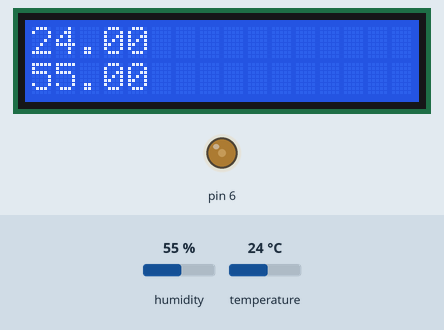
Recording of a sketch running on a simulated Arduino Uno, built with avr-gcc and run on an emulated ATmega328P. Parts: 16×2 character LCD, output pins drawn as LEDs (lit = HIGH). The inputs (shaded band) are chosen by the test bench; at power-on: humidity 55 %, temperature 24 °C.

Above: at 1.2 s.
1.3 s: humidity set to 22 %
At 3.3 s:
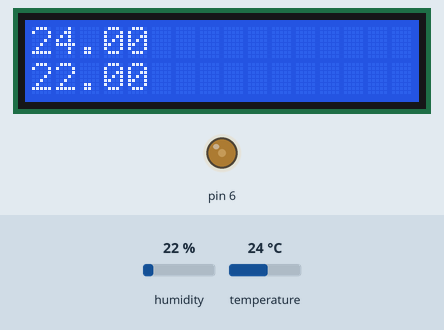
4.0 s: temperature set to 12 °C
At 4.6 s:
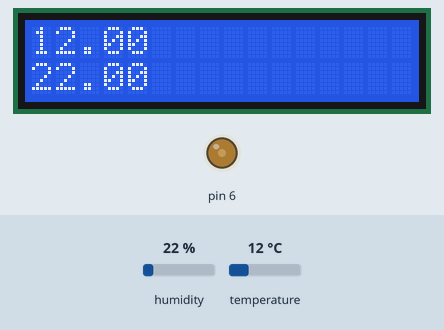
6.7 s: humidity set to 40 %
At 9.3 s:
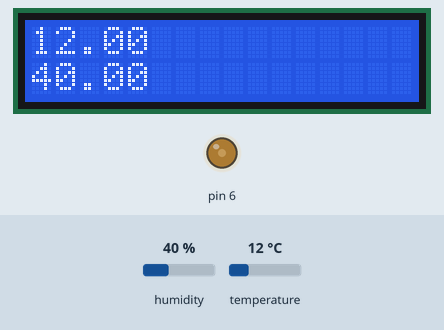
9.6 s: temperature set to 19 °C
At 10.8 s:
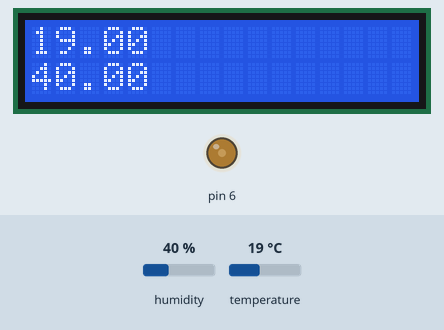
Timing chart, 0 to 12.6 s (numbered marks = the images above; inputs shaded):
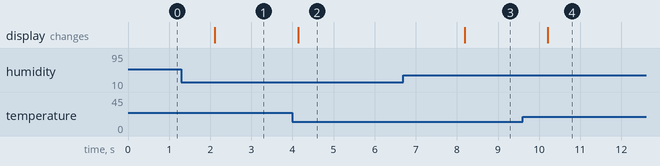

Measured:
- after the input at 1.3 s, the display: changes after 0.81 s (image 1)
- after the input at 4.0 s, the display: changes after 0.14 s (image 2)
- after the input at 6.7 s, the display: changes after 1.5 s (image 3)
- after the input at 9.6 s, the display: changes after 0.62 s (image 4)

The sketch:

sketch_jul4a.ino
```cpp
#include <LiquidCrystal.h>
#include <dht.h>
int Contrast = 75;
dht DHT;
LiquidCrystal lcd(12, 11, 5, 4, 3, 2);
#define DHT_PIN 7

void setup() {
  analogWrite(6, Contrast);
  lcd.begin(16, 2);


}
void loop() {
  int chk= DHT.read11(DHT_PIN);
  lcd.setCursor(0, 0);
  lcd.print(DHT.temperature);
  lcd.setCursor(0, 1);
  lcd.print(DHT.humidity);
  delay(2000);
}
```
